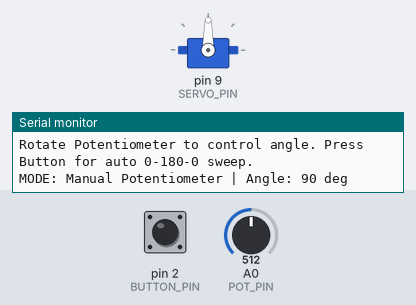
Bench run of a sketch on a simulated Arduino Uno, built with avr-gcc and run on an emulated ATmega328P. Shown: servo, the last lines printed to the serial monitor. Inputs (shaded band) come from the test bench; at power-on: pin 2 (BUTTON_PIN) LOW, A0 (POT_PIN) = 512.

Above: at 1.2 s.
1.3 s: pin 2 (BUTTON_PIN) pulled HIGH for 0.15 s
4.3 s: A0 (POT_PIN) set to 716
7.3 s: A0 (POT_PIN) set to 1023
At 7.8 s:
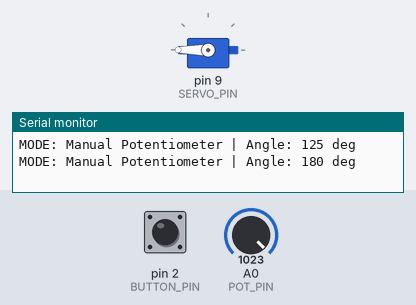
8.8 s: A0 (POT_PIN) set to 0
At 9.8 s:
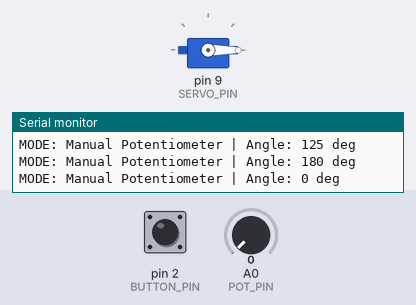
10.3 s: pin 2 (BUTTON_PIN) pulled HIGH for 1 s
At 10.78 s:
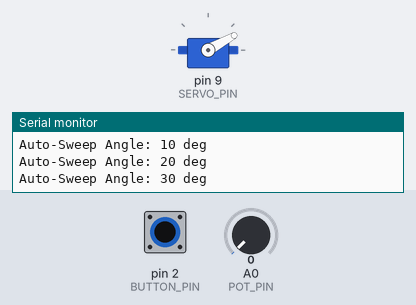
Timing chart, 0 to 14.3 s (numbered marks = the images above; inputs shaded):
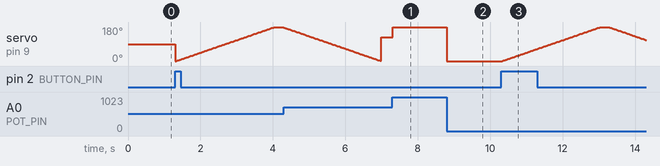

The sketch:

servo_control.ino
```cpp
/**
 * @file servo_control.ino
 * @author Vraj Ramavat
 * @brief Potentiometer-controlled servo motor with manual button sweep override.
 * Submitted for Q25.
 */

#include <Servo.h>

// Pin definitions
const int SERVO_PIN = 9;
const int POT_PIN = A0;
const int BUTTON_PIN = 2;

Servo myServo;

// Variables
int previousAngle = -1;
bool isSweeping = false;

// Debouncing button
bool lastBtnState = LOW;
unsigned long lastDebounce = 0;
const unsigned long DEBOUNCE_DELAY = 50;

void setup() {
  myServo.attach(SERVO_PIN);
  pinMode(BUTTON_PIN, INPUT); // Assumes external pull-down resistor

  Serial.begin(9600);
  Serial.println("--- Potentiometer & Sweep Servo Controller Initialized ---");
  Serial.println("Rotate Potentiometer to control angle. Press Button for auto 0-180-0 sweep.");
}

void loop() {
  unsigned long currentMillis = millis();

  // Read button with debounce
  int btnRead = digitalRead(BUTTON_PIN);
  bool buttonPressed = false;

  if (btnRead != lastBtnState) {
    if (currentMillis - lastDebounce > DEBOUNCE_DELAY) {
      lastBtnState = btnRead;
      if (btnRead == HIGH) {
        buttonPressed = true;
      }
    }
    lastDebounce = currentMillis;
  }

  // Trigger manual sweep if button is pressed
  if (buttonPressed && !isSweeping) {
    runManualSweep();
  }

  // Potentiometer control state
  if (!isSweeping) {
    int potValue = analogRead(POT_PIN);
    // Map raw ADC (0-1023) to angle (0-180)
    int targetAngle = map(potValue, 0, 1023, 0, 180);

    // Only update and print if angle changes significantly (deadband of 1 degree)
    if (abs(targetAngle - previousAngle) > 1) {
      myServo.write(targetAngle);
      previousAngle = targetAngle;

      Serial.print("MODE: Manual Potentiometer | Angle: ");
      Serial.print(targetAngle);
      Serial.println(" deg");
    }
    delay(15); // Short delay for servo positioning
  }
}

// Function to perform a smooth sweep 0 -> 180 -> 0 degrees
void runManualSweep() {
  isSweeping = true;
  Serial.println("MODE: Auto-Sweep Triggered! Sweeping 0 -> 180...");

  // Sweep from 0 to 180
  for (int angle = 0; angle <= 180; angle++) {
    myServo.write(angle);
    if (angle % 10 == 0) {
      Serial.print("Auto-Sweep Angle: ");
      Serial.print(angle);
      Serial.println(" deg");
    }
    delay(15); // Control sweep speed
  }

  delay(200); // Brief pause at 180
  Serial.println("Sweeping 180 -> 0...");

  // Sweep from 180 to 0
  for (int angle = 180; angle >= 0; angle--) {
    myServo.write(angle);
    if (angle % 10 == 0) {
      Serial.print("Auto-Sweep Angle: ");
      Serial.print(angle);
      Serial.println(" deg");
    }
    delay(15);
  }

  Serial.println("Auto-Sweep Complete. Returning to Potentiometer control.");
  isSweeping = false;
  previousAngle = -1; // Force rewrite of pot value
}
```

Measured:
- after the input at 7.3 s, servo on pin 9 (SERVO_PIN): 125° → 180° at once
- after the input at 8.8 s, servo on pin 9 (SERVO_PIN): 180° → 0° at once
- after the input at 10.3 s, servo on pin 9 (SERVO_PIN): rises from 0° to 180° in 2.7 s, then falls to 111° in 1.2 s
